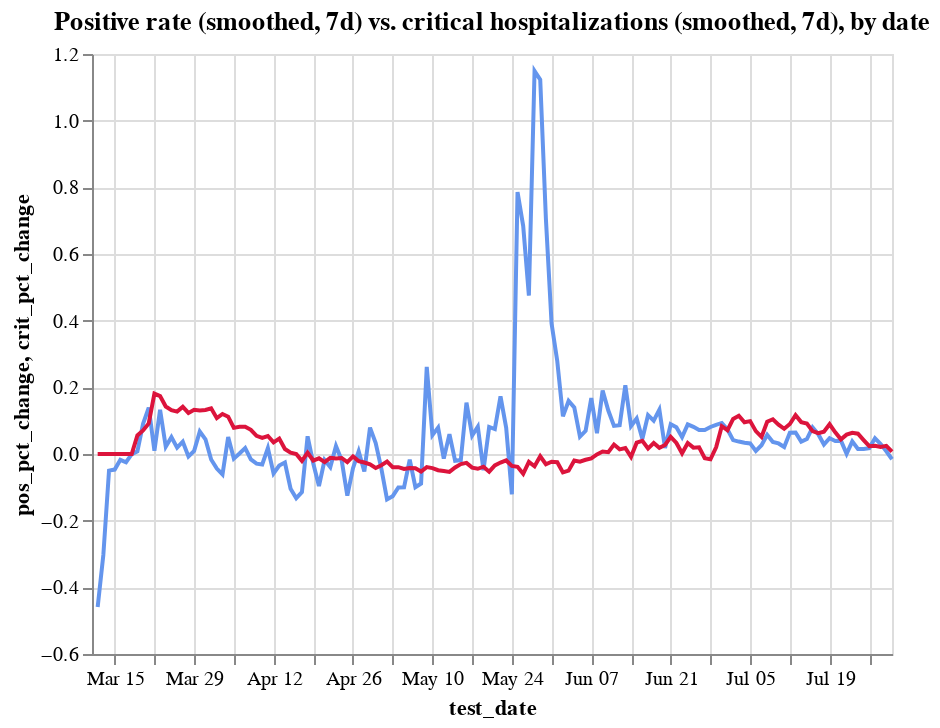

The cell this chart's notebook holds for it:
### Code cell
c1 = alt.Chart(hos_and_rate
               .assign(pos_pct_change = lambda x: x.pos_pct_change.ewm(span=7).mean())
              ).mark_line(color='cornflowerblue').encode(
    x='test_date',
    y='pos_pct_change',
    tooltip=['test_date', 'positive_rate'],
)
c2 = alt.Chart(hos_and_rate
               .assign(crit_pct_change = lambda x: x.crit_pct_change.ewm(span=7).mean())
              ).mark_line(color='crimson').encode(
    x='test_date',
    y='crit_pct_change',
    tooltip=['test_date', 'critical'],
)


alt.layer(c1, c2).properties(title='Positive rate (smoothed, 7d) vs. critical hospitalizations (smoothed, 7d), by date')

### Figure 1 — Vega-Lite specification as saved in the notebook (floating-point values rounded to 4 significant figures; data arrays with more than 128 entries replaced by an {"elided": "..."} marker saying what was removed)
{"config": {"view": {"continuousWidth": 400, "continuousHeight": 300}}, "layer": [{"data": {"name": "data-f2f6fcd0c1a574daeac5b316f517c688"}, "mark": {"type": "line", "color": "cornflowerblue"}, "encoding": {"tooltip": [{"type": "temporal", "field": "test_date"}, {"type": "quantitative", "field": "positive_rate"}], "x": {"type": "temporal", "field": "test_date"}, "y": {"type": "quantitative", "field": "pos_pct_change"}}}, {"data": {"name": "data-535173091bb5cfa114f8e6ceafc4bdca"}, "mark": {"type": "line", "color": "crimson"}, "encoding": {"tooltip": [{"type": "temporal", "field": "test_date"}, {"type": "quantitative", "field": "critical"}], "x": {"type": "temporal", "field": "test_date"}, "y": {"type": "quantitative", "field": "crit_pct_change"}}}], "title": "Positive rate (smoothed, 7d) vs. critical hospitalizations (smoothed, 7d), by date", "$schema": "https://vega.github.io/schema/vega-lite/v4.8.1.json", "datasets": {"data-f2f6fcd0c1a574daeac5b316f517c688": {"elided": "142 records"}, "data-535173091bb5cfa114f8e6ceafc4bdca": {"elided": "142 records"}}}
